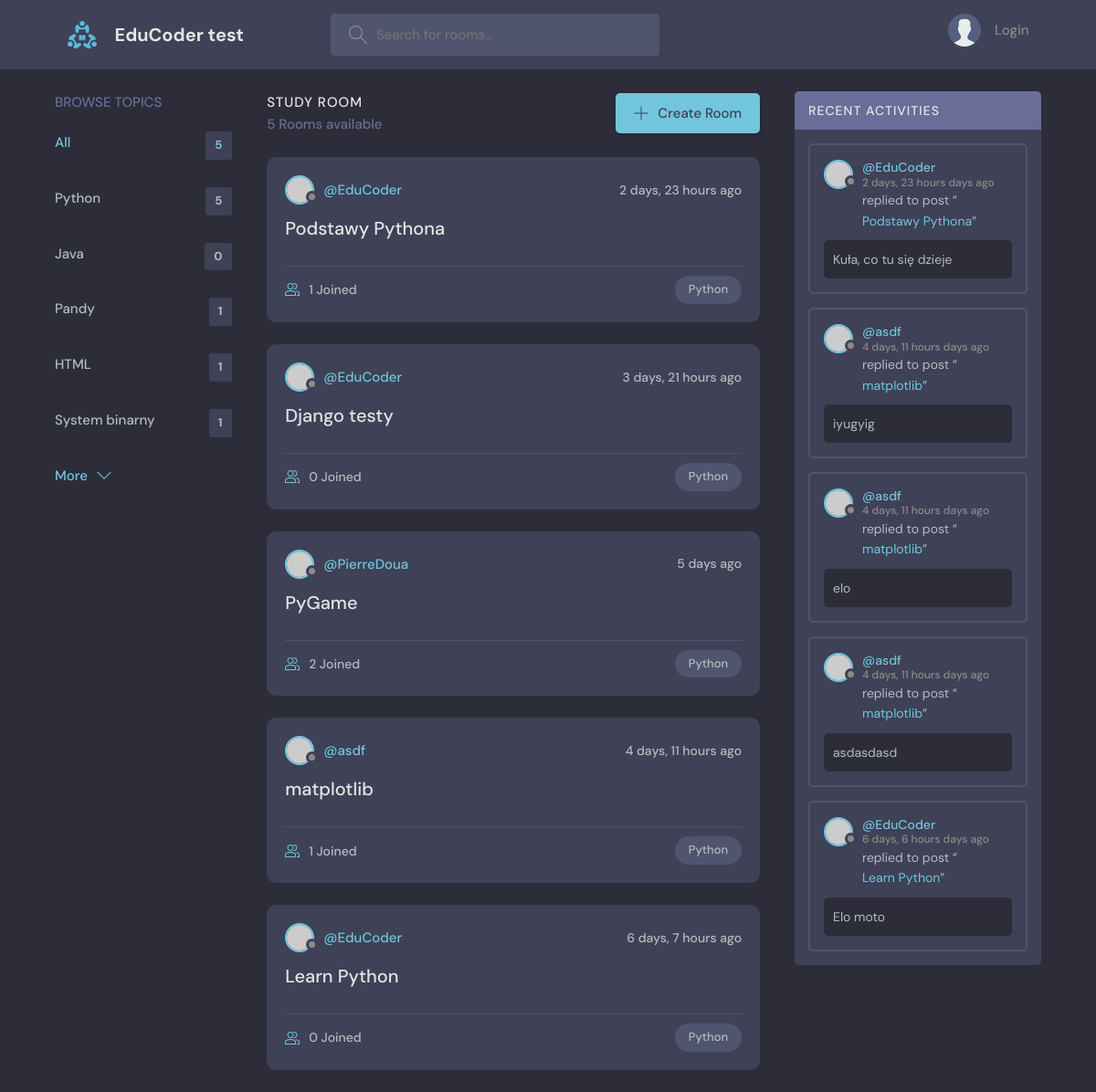
Page /?q=Python on the committed database.
### base/models.py (models this page shows, shortened)
class Topic(models.Model):
    name = models.CharField(max_length=200)

class Room(models.Model):
    host = models.ForeignKey(User, on_delete=models.SET_NULL, null = True)
    topic = models.ForeignKey(Topic, on_delete=models.SET_NULL, null = True)
    name = models.CharField(max_length=200)
    description = models.TextField(null=True, blank=True)
    participants = models.ManyToManyField(User, related_name="participants", blank=True)
    updated = models.DateTimeField(auto_now=True)
    created = models.DateTimeField(auto_now_add=True)
    class Meta:
        ordering = ['-updated', 'created']
    def __str__(self):
        return self.name

class Message(models.Model):
    user = models.ForeignKey(User, on_delete=models.CASCADE)
    room = models.ForeignKey(Room, on_delete=models.CASCADE)
    body = models.TextField()
    updated = models.DateTimeField(auto_now=True)
    created = models.DateTimeField(auto_now_add=True)
    class Meta:
        ordering = ['-updated', 'created']

### base/views.py (the view)
# urls.py: path('', views.home, name="home"),
def home(request):
    q = request.GET.get('q') if request.GET.get('q') is not None else ''
    rooms = Room.objects.filter(
        Q(topic__name__icontains=q) |
        Q(name__icontains=q) |
        Q(description__icontains=q)
    )
    topics = Topic.objects.all()[:5]
    room_count = rooms.count()
    room_messages = Message.objects.filter(Q(room__topic__name__icontains=q))
    context = {'rooms': rooms, 'topics': topics, "room_count" :room_count,
               "room_messages": room_messages}
    return render(request, 'base/home.html', context)

### templates/base/home.html (shortened to what this page needs)
{% extends 'main.html' %}
{% block content %}
    <main class="layout layout--3">
      <div class="container">
        {% include 'base/topics_component.html' %}
        <div class="roomList">
          <div class="roomList__header">
            <div>
              <h2>Study Room</h2>
              <p>{{room_count}} Rooms available</p>
            </div>
            <a class="btn btn--main" href="{% url 'create-room' %}">
              <svg version="1.1" xmlns="http://www.w3.org/2000/svg" width="32" height="32" viewBox="0 0 32 32">
                <title>add</title>
                <path
                  d="M16.943 0.943h-1.885v14.115h-14.115v1.885h14.115v14.115h1.885v-14.115h14.115v-1.885h-14.115v-14.115z"
                ></path>
              </svg>
              Create Room
            </a>
          </div>
          {% include 'base/feed_component.html' %}
        </div>
        {% include 'base/activity_component.html' %}
      </div>
    </main>
{% endblock %}

### templates/base/topics_component.html
        <div class="topics">
          <div class="topics__header">
            <h2>Browse Topics</h2>
          </div>
          <ul class="topics__list">
            <li>
              <a href="{% url 'home' %}" class="active">All <span>{{topics.count}}</span></a>
            </li>
              {% for topic in topics %}
            <li>
              <a href="{% url 'home' %}?q={{topic.name}}">{{topic.name}} <span>{{topic.room_set.all.count}}</span></a>
            </li>
              {% endfor %}
          </ul>
          <a class="btn btn--link" href="{% url 'topics' %}">
            More
            <svg version="1.1" xmlns="http://www.w3.org/2000/svg" width="32" height="32" viewBox="0 0 32 32">
              <title>chevron-down</title>
              <path d="M16 21l-13-13h-3l16 16 16-16h-3l-13 13z"></path>
            </svg>
          </a>
        </div>

### templates/base/feed_component.html (shortened to what this page needs)
{% for room in rooms %}
<div class="roomListRoom">
            <div class="roomListRoom__header">
              <a href="{% url 'user-profile' room.host.id %}" class="roomListRoom__author">
                <div class="avatar avatar--small">
                  <img src="https://randomuser.me/api/portraits/women/11.jpg" />
                </div>
                <span>@{{room.host.username}}</span>
              </a>
              <div class="roomListRoom__actions">
                <span>{{room.created|timesince}} ago</span>
              </div>
            </div>
            <div class="roomListRoom__content">
              <a href="{% url 'room' room.id %}">{{room.name}}</a>
            </div>
            <div class="roomListRoom__meta">
              <a href="{% url 'room' room.id %}" class="roomListRoom__joined">
                {{room.participants.all.count}} Joined
              </a>
              <p class="roomListRoom__topic">{{room.topic.name}}</p>
            </div>
          </div>
{% endfor %}

### templates/base/activity_component.html (shortened to what this page needs)
<div class="activities">
    <div class="activities__header">
        <h2>Recent Activities</h2>
    </div>
    {% for message in room_messages %}
    <div class="activities__box">
        <div class="activities__boxHeader roomListRoom__header">
            <a href="{% url 'user-profile' message.user.id %}" class="roomListRoom__author">
                <div class="avatar avatar--small">
                    <img src="https://randomuser.me/api/portraits/women/11.jpg" />
                </div>
                <p>
                    @{{message.user}}
                    <span>{{message.created|timesince}} days ago</span>
                </p>
            </a>
        </div>
        <div class="activities__boxContent">
          <p>
              replied to post “<a href="{% url 'room' message.room.id %}">{{message.room}}</a>”
          </p>
          <div class="activities__boxRoomContent">
                {{message.body}}
          </div>
        </div>
    </div>
    {% endfor %}
</div>

### rows in the picture
Topic: name "Python", room_set.all.count "5"
Topic: name "Java", room_set.all.count "0"
Topic: name "Pandy", room_set.all.count "1"
Topic: name "HTML", room_set.all.count "1"
Topic: name "System binarny", room_set.all.count "1"
Room: host.username "EduCoder", created "2 days, 23 hours", name "Podstawy Pythona", participants.all.count "1", topic.name "Python"
Room: host.username "EduCoder", created "3 days, 21 hours", name "Django testy", participants.all.count "0", topic.name "Python"
Room: host.username "PierreDoua", created "5 days", name "PyGame", participants.all.count "2", topic.name "Python"
Room: host.username "asdf", created "4 days, 11 hours", name "matplotlib", participants.all.count "1", topic.name "Python"
Room: host.username "EduCoder", created "6 days, 7 hours", name "Learn Python", participants.all.count "0", topic.name "Python"
Message: user "EduCoder", created "2 days, 23 hours", room "Podstawy Pythona", body "Kuła, co tu się dzieje"
Message: user "asdf", created "4 days, 11 hours", room "matplotlib", body "iyugyig"
Message: user "asdf", created "4 days, 11 hours", room "matplotlib", body "elo"
Message: user "asdf", created "4 days, 11 hours", room "matplotlib", body "asdasdasd"
Message: user "EduCoder", created "6 days, 6 hours", room "Learn Python", body "Elo moto"

### other values in the picture
{{ topics.count }} "5"
{{ room_count }} "5"
